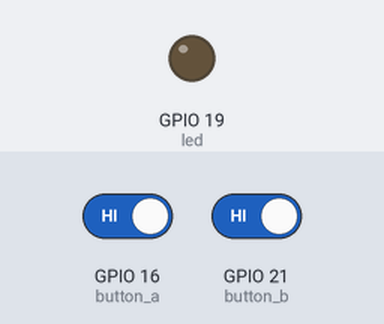
A program run on a simulated Raspberry Pi (BCM pin numbers). Shown: output pins drawn as LEDs (lit = HIGH). The test bench sets the inputs (shaded band); at power-on: GPIO 16 (button_a) HIGH, GPIO 21 (button_b) HIGH.

Above: at 1.2 s.
1.3 s: GPIO 16 (button_a) driven LOW and GPIO 21 (button_b) driven LOW
At 1.6 s:
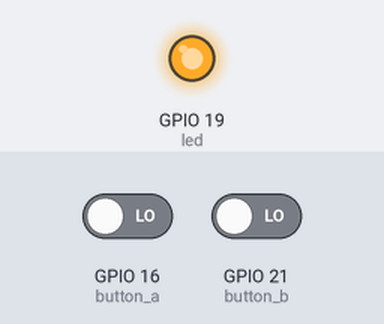
2.8 s: GPIO 16 (button_a) driven HIGH
At 4.0 s:
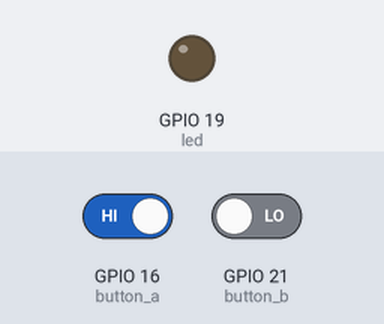
4.3 s: GPIO 16 (button_a) driven LOW
At 5.1 s:
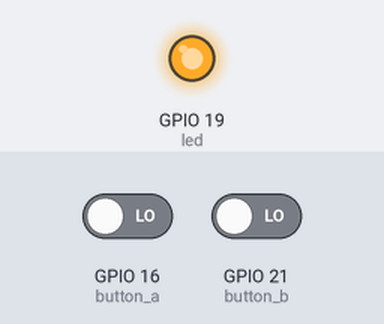
Timing chart, 0 to 7.3 s (numbered marks = the images above; inputs shaded):
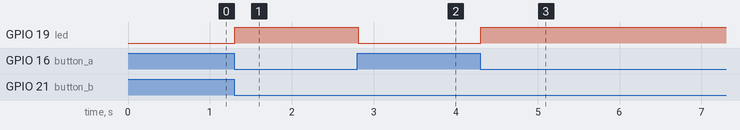

The program:

testAll_values.py
```python
from gpiozero import Button, LED
from gpiozero.tools import all_values
from signal import pause

button_a = Button(16)
button_b = Button(21)
led = LED(19)

led.source = all_values(button_a.values, button_b.values)

pause()
```

Measured:
- after the input at 1.3 s, GPIO 19 (led): LOW → HIGH at once
- after the input at 2.8 s, GPIO 19 (led): HIGH → LOW at once
- after the input at 4.3 s, GPIO 19 (led): LOW → HIGH at once
